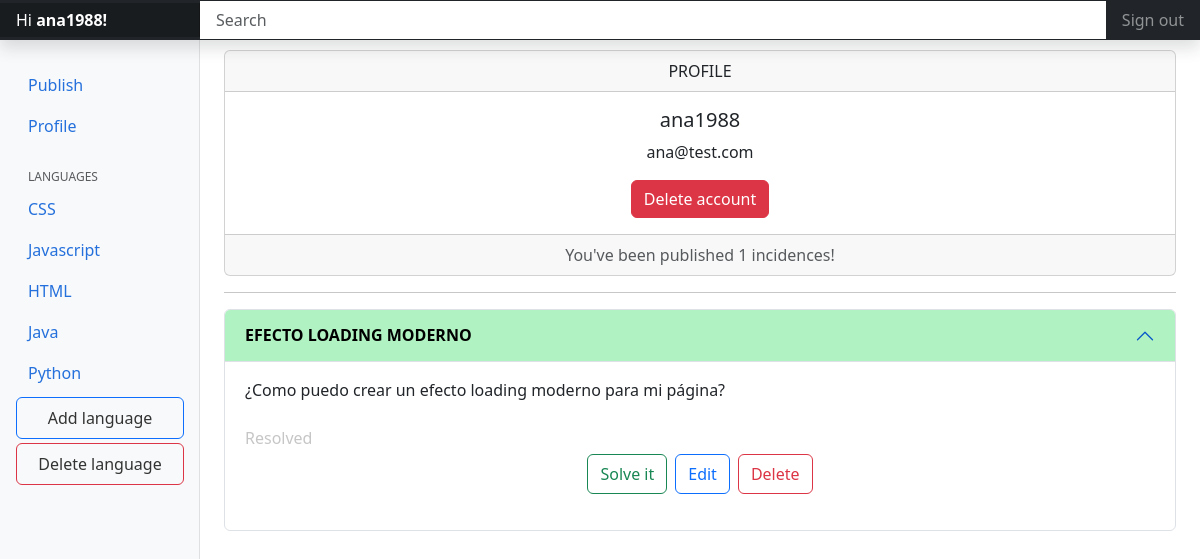
The app's page /index.php?controller=user&action=showProfile (signed in) with its own data.
### tables this page shows
CREATE TABLE IF NOT EXISTS `languages` (
  `id` int NOT NULL AUTO_INCREMENT,
  `name` varchar(15) DEFAULT NULL,
  PRIMARY KEY (`id`)
);

CREATE TABLE IF NOT EXISTS `users` (
  `id` int NOT NULL AUTO_INCREMENT,
  `username` varchar(30) DEFAULT NULL,
  `email` varchar(30) DEFAULT NULL,
  `password` varchar(100) DEFAULT NULL,
  `role` enum('USER','ADMIN') NOT NULL DEFAULT 'USER',
  PRIMARY KEY (`id`)
);

CREATE TABLE IF NOT EXISTS `incidences` (
  `id` int NOT NULL AUTO_INCREMENT,
  `title` varchar(100) DEFAULT NULL,
  `descrip` varchar(300) NOT NULL,
  `state` enum('Unanswered','Pending','Resolved') NOT NULL DEFAULT 'Unanswered',
  `user_id` int DEFAULT NULL,
  `language_id` int DEFAULT NULL,
  PRIMARY KEY (`id`),
  KEY `user_id` (`user_id`),
  KEY `language_id` (`language_id`)
);

### controller/user-controller.php (called while the page is built, shortened)
<?php
    function showProfile() {
        require_once('./model/user.php');
        require_once('./model/language.php');
        require_once('./model/incidence.php');
        require_once('./controller/incidence-controller.php');
        include('./view/profile.php');
    }
?>

### model/language.php (called while the page is built, shortened)
<?php
    function getLanguages()
    {
        include('connect-db.php');
        try {
            $stmt = $dbh->prepare('SELECT * FROM languages');
            $stmt->execute();
            $result = $stmt->fetchAll(PDO::FETCH_ASSOC);
        } catch (PDOException $e) {
            echo "ERROR: " . $e->getMessage();
        }
        return $result;
    }
?>

### model/user.php (called while the page is built, shortened)
<?php
    class user {
        public static function getUserById($id)
        {
            include('connect-db.php');
            try {
                $stmt = $dbh->prepare('SELECT * FROM users WHERE id=:id');
                $stmt->bindParam(':id', $id, PDO::PARAM_STR);
                $stmt->execute();
                $user = $stmt->fetchAll(PDO::FETCH_ASSOC);
            } catch (PDOException $e) {
                echo "ERROR: " . $e->getMessage();
            }
            return $user;
        }
    }
?>

### model/connect-db.php (called while the page is built, shortened)
<?php
$user = "root";

### model/incidence.php (called while the page is built, shortened)
<?php
    class incidence {
        public static function getIncidencesByUserId($user_id)
        {
            include('connect-db.php');
            try {
                $stmt = $dbh->prepare('SELECT * FROM incidences WHERE user_id=:user_id');
                $stmt->bindParam(':user_id', $user_id, PDO::PARAM_STR);
                $stmt->execute();
                $incidence = $stmt->fetchAll(PDO::FETCH_ASSOC);
            } catch (PDOException $e) {
                echo "ERROR: " . $e->getMessage();
            }
            return $incidence;
        }
    }
?>

### controller/incidence-controller.php (called while the page is built, shortened)
<?php
    function getColourStatus($state) {
        switch($state) {
            case "Resolved":
                $colour = "#b0f2c2";
                break;
        }
        return $colour;
    }
?>

### view/profile.php (the view, shortened to what this page needs)
<!doctype html>
<html lang="en">
<head>
    <link href="/docs/5.3/dist/css/bootstrap.min.css" rel="stylesheet"
>
    <link rel="stylesheet" href="https://cdn.jsdelivr.net/npm/bootstrap@4.3.1/dist/css/bootstrap.min.css"
>
    <link href="./view/default/css/dashboard.css" rel="stylesheet">
    <link href="./view/default/css/bootstrap.css" rel="stylesheet">
</head>
<body>
    <header class="navbar navbar-dark sticky-top bg-dark flex-md-nowrap p-0 shadow">
        <a class="navbar-brand col-md-3 col-lg-2 me-0 px-3 fs-6" href="#">Hi
            <strong><?php echo $_SESSION['username']; ?>!</strong> </a>
        <input class="form-control form-control-dark w-100 rounded-0 border-0" type="text" placeholder="Search"
            aria-label="Search">
        <div class="navbar-nav">
            <div class="nav-item text-nowrap">
                <a class="nav-link px-3" href="index.php?controller=login&action=signout">Sign out</a>
            </div>
        </div>
    </header>
    <div class="container-fluid">
        <div class="row">
            <nav id="sidebarMenu" class="col-md-3 col-lg-2 d-md-block bg-light sidebar collapse">
                <div class="position-sticky pt-3 sidebar-sticky">
                    <ul class="nav flex-column">
                        <li class="nav-item">
                            <a class="nav-link active" aria-current="page"
                                href="index.php?controller=incidence&action=publishIncidence">
                                Publish
                            </a>
                        </li>
                        <li class="nav-item">
                            <a class="nav-link active" aria-current="page"
                                href="index.php?controller=user&action=showProfile">
                                Profile
                            </a>
                        </li>
                    </ul>
                    <h6
                        class="sidebar-heading d-flex justify-content-between align-items-center px-3 mt-4 mb-1 text-muted text-uppercase">
                        <span>Languages</span>
                    </h6>
                    <ul class="nav flex-column mb-2">
                        <?php
                        $languages = getLanguages();
                        foreach($languages as $language)
                        {
                            echo    "<li class=nav-item>
                                        <a class=nav-link active href=index.php?controller=incidence&action=showIncidences&id=" . $language['id'] . " style=color:#2470dc>
                                            <span data-feather=file-text class=align-text-bottom></span>"
                                            . $language['name'] .
                                        "</a>
                                    </li>";
                        }
                        $user = user::getUserById($_SESSION['id']);
                        foreach($user as $u) {
                            if($u['role'] == 'ADMIN') {
                                echo "<li class=nav-item>
                                        <a href='index.php?controller=language&action=publishLanguage' class='nav-link m-1 btn btn-outline-primary'> Add language </a>
                                        <a href='index.php?controller=language&action=_deleteLanguage' class='nav-link m-1 btn btn-outline-danger'> Delete language </a>
                                      </li>";
                            }
                        }
                        ?>
                    </ul>
                </div>
            </nav>
            <main class="col-md-9 ms-sm-auto col-lg-10 px-md-4" style="padding:10px">
                <?php
                    $user = user::getUserById($_SESSION['id']);
                    $incidences = incidence::getIncidencesByUserId($_SESSION['id']);
                    foreach($user as $u) {
                        echo "<div class='card text-center'>
                                <div class='card-header'>
                                    PROFILE
                                </div>
                                <div class='card-body'>
                                    <h5 class='card-title'>" . $u['username'] . "</h5>
                                    <p class='card-text'>" . $u['email'] . "</p>
                                    <button class='btn btn-danger' onclick='deleteAccount(" . $_SESSION['id'] . ")'>Delete account</button>
                                </div>
                                <div class='card-footer text-body-secondary'>
                                   You've been published " . count($incidences) . " incidences!
                                </div>
                            </div>";
                    }
                    echo "<hr size=8px color='black' />";
                    foreach($incidences as $incidence)
                    {
                        echo   "<div class='accordion mb-2' id='accordionPanelsStayOpenExample'>
                                        <div class='accordion-item'>
                                            <h2 class='accordion-header'>
                                                <button class='accordion-button' type='button' data-bs-toggle='collapse' data-bs-target='#panelsStayOpen-collapseOne' aria-expanded='false' aria-controls='panelsStayOpen-collapseOne' style='background-color:" . getColourStatus($incidence['state']) ."'>
                                                <strong>" . strtoupper($incidence['title']) . "</strong>
                                                </button>
                                            </h2>
                                            <div id='panelsStayOpen-collapseOne' class='accordion-collapse collapse show'>
                                                <div class='accordion-body'>"
                                                . $incidence['descrip'] .
                                                "<br><br><span style='color:#c6c6c6'>" . $incidence['state'] ."</span>
                                                <div class='d-flex flex-row mb-3 justify-content-center'>
                                                    <br><br><button class='m-1 btn btn-outline-success' onclick='resolveIncidence(" . $incidence['id'] . ")'> Solve it </button>
                                                    <br><br><button class='m-1 btn btn-outline-primary' onclick='editIncidence(" . $incidence['id'] . ")'> Edit </button>
                                                    <br><button class='m-1 btn btn-outline-danger m-20' onclick='deleteIncidence(" . $incidence['id'] . ")'> Delete </button>
                                                </div>
                                            </div>
                                        </div>
                                    </div>";
                    }
                ?>
            </main>
        </div>
    </div>
</body>
</html>

### view/default/css/dashboard.css (style rules this page uses)
body { font-size: .875rem; }
.sidebar { position: fixed; top: 0; bottom: 0; left: 0; z-index: 100; padding: 48px 0 0; box-shadow: inset -1px 0 0 rgba(0, 0, 0, 0.1); }
.sidebar-sticky { height: calc(100vh - 48px); overflow-x: hidden; overflow-y: auto; }
.sidebar .nav-link { font-weight: 500; color: #333; }
.sidebar .nav-link.active { color: #2470dc; }
.sidebar-heading { font-size: .75rem; }
.navbar-brand { padding-top: .75rem; padding-bottom: .75rem; background-color: rgba(0, 0, 0, .25); box-shadow: inset -1px 0 0 rgba(0, 0, 0, .25); }
.navbar .form-control { padding: .75rem 1rem; }
.form-control-dark { color: #fff; background-color: rgba(0, 17, 255, 0.1); border-color: rgba(255, 255, 255, .1); }

### records on screen
languages: name "CSS"
languages: name "Javascript"
languages: name "HTML"
languages: name "Java"
languages: name "Python"
users: role "Add language", username "ana1988", email "ana@test.com"
incidences: title "EFECTO LOADING MODERNO", descrip "¿Como puedo crear un efecto loading moderno para mi página?", state "Resolved"

### other values on screen
$_SESSION['username'] "ana1988"
